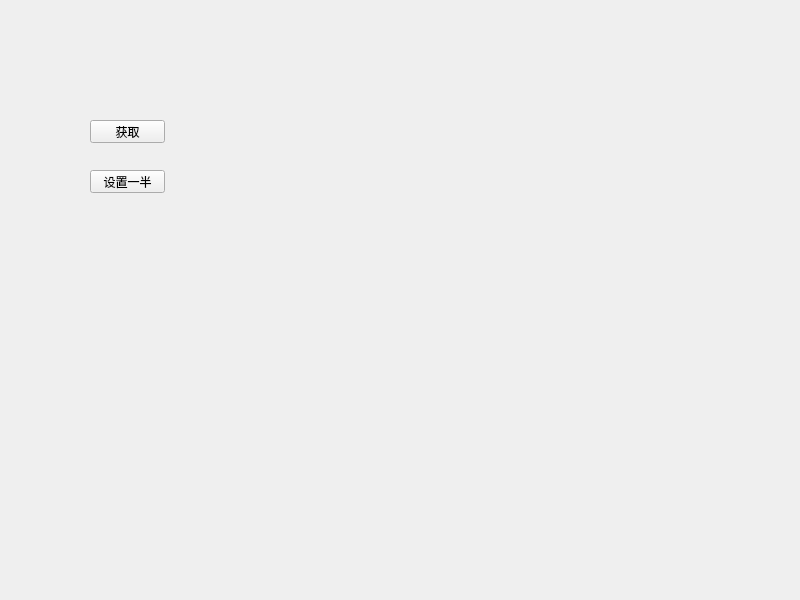
<?xml version="1.0" encoding="UTF-8"?>
<ui version="4.0">
 <class>Widget</class>
 <widget class="QWidget" name="Widget">
  <property name="geometry">
   <rect>
    <x>0</x>
    <y>0</y>
    <width>800</width>
    <height>600</height>
   </rect>
  </property>
  <property name="windowTitle">
   <string>Widget</string>
  </property>
  <widget class="SmallWidget" name="widget" native="true">
   <property name="geometry">
    <rect>
     <x>20</x>
     <y>30</y>
     <width>211</width>
     <height>41</height>
    </rect>
   </property>
  </widget>
  <widget class="QPushButton" name="btn_get">
   <property name="geometry">
    <rect>
     <x>90</x>
     <y>120</y>
     <width>75</width>
     <height>23</height>
    </rect>
   </property>
   <property name="text">
    <string>获取</string>
   </property>
  </widget>
  <widget class="QPushButton" name="btn_set">
   <property name="geometry">
    <rect>
     <x>90</x>
     <y>170</y>
     <width>75</width>
     <height>23</height>
    </rect>
   </property>
   <property name="text">
    <string>设置一半</string>
   </property>
  </widget>
 </widget>
 <customwidgets>
  <customwidget>
   <class>SmallWidget</class>
   <extends>QWidget</extends>
   <header location="global">smallwidget.h</header>
   <container>1</container>
  </customwidget>
 </customwidgets>
 <resources/>
 <connections/>
</ui>
